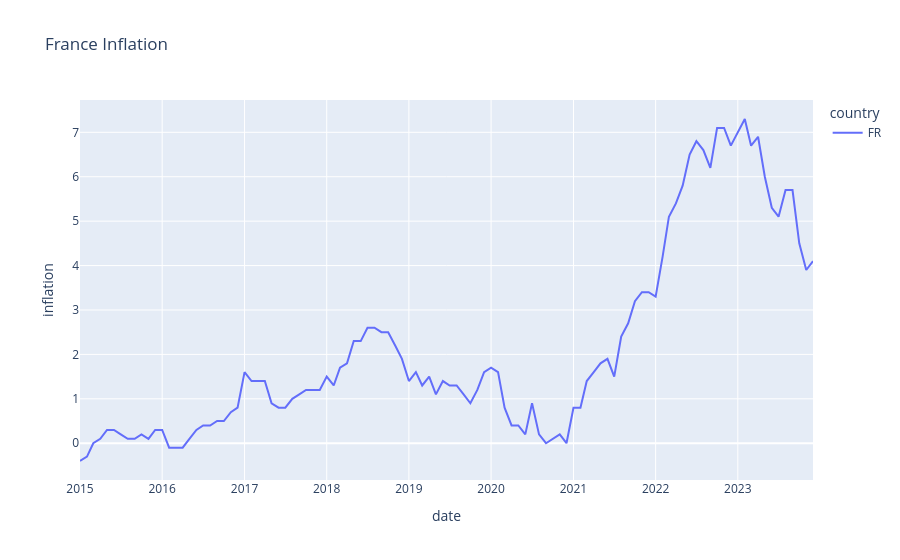

The notebook cell this image was saved under:
### Code cell
countries_selected = ["FR"]

df_filtered = df[df["country"].isin(countries_selected)]

fig = px.line(
    df_filtered,
    x="date",
    y="inflation",
    color="country",
    title="France Inflation"
)

fig.show()
